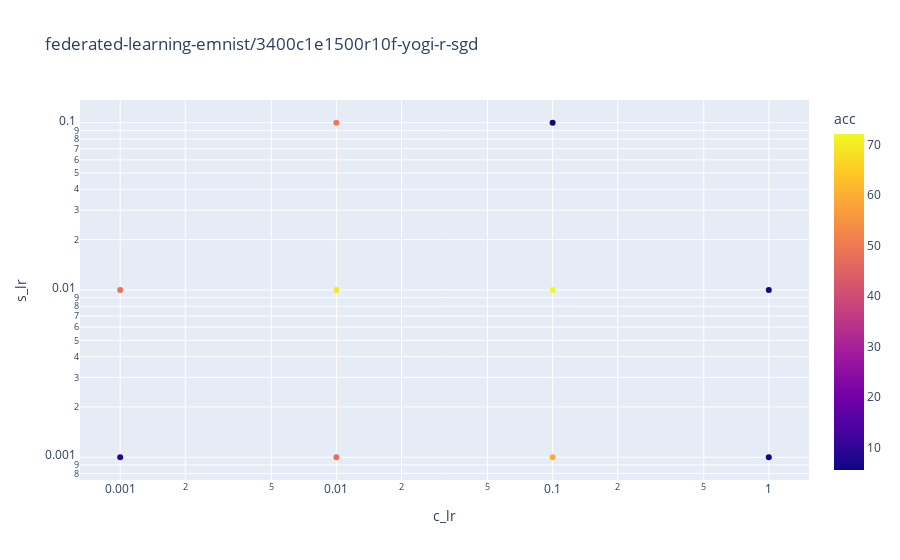

Here is the notebook cell this chart was saved with:
### Code cell
fig = px.scatter(df, x="c_lr", y="s_lr", 
     color="acc", log_x=True, log_y=True, size_max=60, title=exp_name)
fig.show()

### Figure 1 — Plotly figure (JSON) as saved in the notebook; plotly's stock layout.template omitted (floating-point values rounded to 4 significant figures)
{"data": [{"hovertemplate": "c_lr=%{x}<br>s_lr=%{y}<br>acc=%{marker.color}<extra></extra>", "legendgroup": "", "marker": {"color": [5.543, 69.64, 8.506, 47.84, 59.38, 48.42, 72.14, 5.565, 5.565, 50.18], "coloraxis": "coloraxis", "symbol": "circle"}, "mode": "markers", "name": "", "orientation": "v", "showlegend": false, "type": "scatter", "x": [0.1, 0.01, 0.001, 0.01, 0.1, 0.001, 0.1, 1.0, 1.0, 0.01], "xaxis": "x", "y": [0.1, 0.01, 0.001, 0.001, 0.001, 0.01, 0.01, 0.001, 0.01, 0.1], "yaxis": "y"}], "layout": {"coloraxis": {"colorbar": {"title": {"text": "acc"}}, "colorscale": [[0, "#0d0887"], [0.1111, "#46039f"], [0.2222, "#7201a8"], [0.3333, "#9c179e"], [0.4444, "#bd3786"], [0.5556, "#d8576b"], [0.6667, "#ed7953"], [0.7778, "#fb9f3a"], [0.8889, "#fdca26"], [1, "#f0f921"]]}, "legend": {"tracegroupgap": 0}, "title": {"text": "federated-learning-emnist/3400c1e1500r10f-yogi-r-sgd"}, "xaxis": {"anchor": "y", "autorange": true, "domain": [0, 1], "range": [-3.193, 0.1932], "title": {"text": "c_lr"}, "type": "log"}, "yaxis": {"anchor": "x", "autorange": true, "domain": [0, 1], "range": [-3.146, -0.8535], "title": {"text": "s_lr"}, "type": "log"}}}
